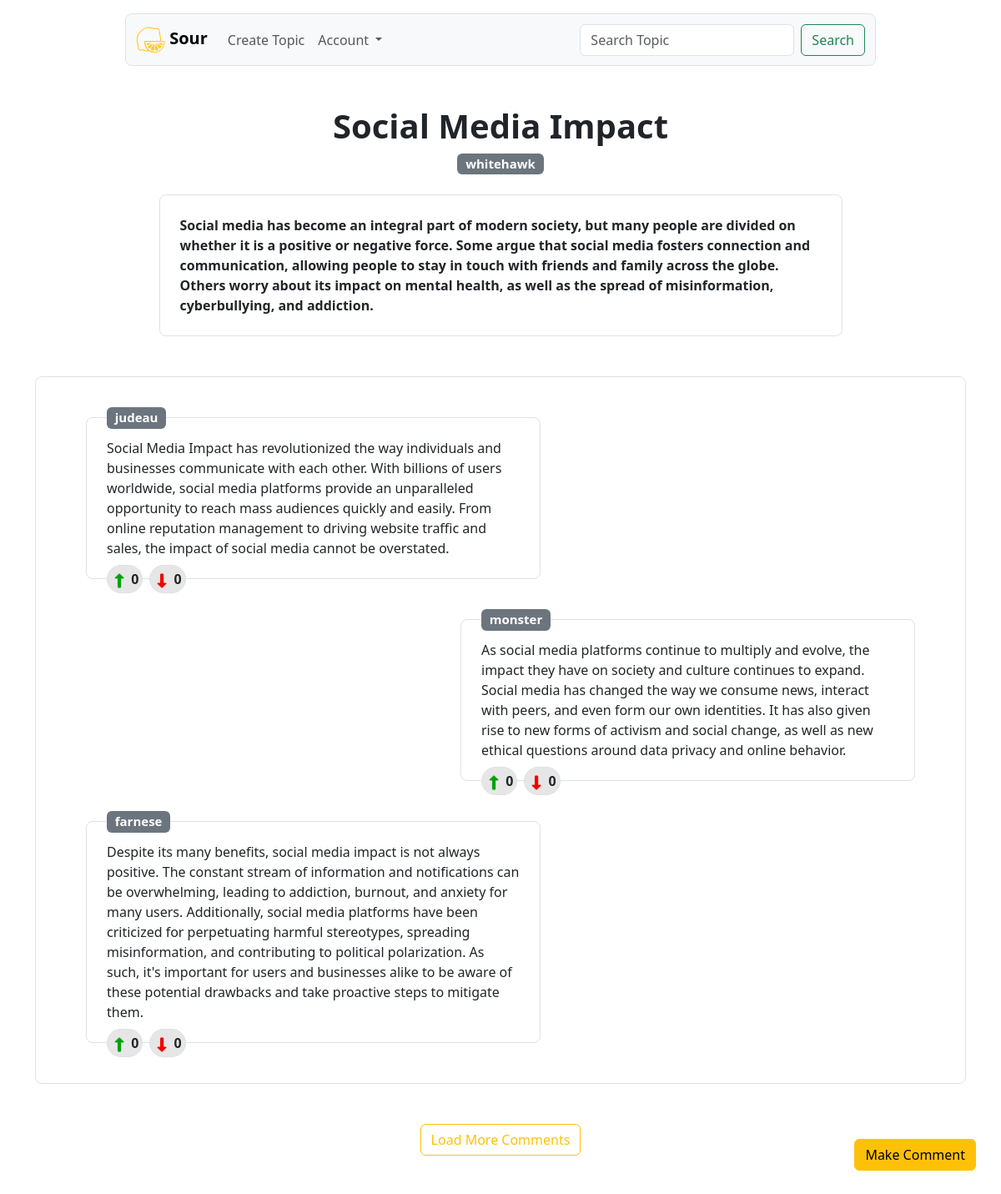
Screenshot of /topic/9965c54ac0b14ef9b6b912143dc42097/ with the database file from the repository.
### sour_acm412/models.py (models this page shows, shortened)
class Topics(models.Model):
    id = models.UUIDField(primary_key=True, default=uuid.uuid4)
    title = models.CharField(max_length=50, unique=True)
    origin_comment = models.CharField(max_length=1000)
    user_id = models.ForeignKey(Users, on_delete=models.CASCADE)
    created_at = models.DateTimeField(default=timezone.now)

class Users(models.Model):
    id = models.UUIDField(primary_key=True, default=uuid.uuid4)
    firstname = models.CharField(max_length=50)
    lastname = models.CharField(max_length=50)
    email = models.EmailField(unique=True)
    username = models.CharField(max_length=50, unique=True)
    password = models.CharField(max_length=255)
    summary =  models.CharField(max_length=255, default="Hi, I'm [username], and I'm excited to be part of the conversation here on Sour! I enjoy sharing my thoughts and engaging with others on various topics such as [list your interests].")
    profile_picture = models.CharField(max_length=255, default="pp.svg")
    created_at = models.DateTimeField(default=timezone.now)

class Comments(models.Model):
    id = models.UUIDField(primary_key=True, default=uuid.uuid4)
    comment = models.CharField(max_length=1000)
    user_id = models.ForeignKey(Users, on_delete=models.CASCADE)
    topic_id = models.ForeignKey(Topics, on_delete=models.CASCADE)
    created_at = models.DateTimeField(default=timezone.now)

### sour_acm412/views.py (the view)
# urls.py: path('topic/<str:topic_id>/', TopicView, name='topic'),
def TopicView(request, topic_id):
    topic = Topics.objects.get(id=topic_id)
    comments = Comments.objects.filter(topic_id = topic.id)[:4]
    context = {
        "topic_id" : topic.id,
        "title" : topic.title,
        "username" : topic.user_id.username,
        "user_id" : topic.user_id.id,
        "origin_comment" : topic.origin_comment,
        "comments" : [
                {
                    "comment_id" : comment.id,
                    "comment_username" : comment.user_id.username, # since user_id column refers to the Users Model we can fetch any info from Users model through user_id column
                    "comment_user_id" : comment.user_id.id,
                    "comment_content" : comment.comment,
                    "comment_upvotes" : comment.upvotes.count(),
                    "comment_downvotes" : comment.downvotes.count()
                } for comment in comments
        ]
    }
    if "user_id" in request.session:
        context["authenticated"] = True
        context['current_user'] = request.session["user_id"]
    if "logout" in request.POST:
        del request.session["user_id"]
        context['authenticated'] = False
    return render(request, 'topic.html', context=context)

### sour_acm412/templates/topic.html (shortened to what this page needs)
{% extends 'master.html' %} {% load static %}  {% block body_content %}
  <nav class="navbar navbar-expand-lg bg-light mx-auto mt-3 mb-5 rounded-3 border w-75">
    <div class="container-fluid">
      <a class="navbar-brand fw-bold" href="/">
        <img src="{% static 'sour.svg' %}" alt="sour icon" width="35"> Sour </a>
      <div class="collapse navbar-collapse" id="navbarSupportedContent">
        <ul class="navbar-nav me-auto mb-2 mb-lg-0">
          <li class="nav-item">
            <a class="nav-link" style="bottom:30px; right: 30px;" data-bs-toggle="modal" data-bs-target="#create-topic-modal" href="#">Create Topic</a>
          </li>
          <li class="nav-item dropdown">
            <a class="nav-link dropdown-toggle" href="#" role="button" data-bs-toggle="dropdown" aria-expanded="false"> Account </a>
          </li>
        </ul>
        <form class="d-flex" role="search">
          <input class="form-control me-2" type="search" placeholder="Search Topic" aria-label="Search">
          <button class="btn btn-outline-success" type="submit">Search</button> {% csrf_token %}
        </form>
      </div>
    </div>
  </nav>
  <div class="container">
    <div class="container">
      <h1 class="text-center fw-bold">{{ title }}</h1>
      <h5 class="text-center mb-4">
        <span class="badge bg-secondary"> <a href="/profile/{{ user_id }}"> {{ username }} </a> </span>
      </h5>
      <div class="w-75 mx-auto border rounded-3 p-4 mb-5 position-relative fw-bold">{{ origin_comment }}</div>
    </div>
    <div class="container border rounded-3"> {% for comment in comments %}
      <div class="{% if forloop.counter0|divisibleby:2 %}
              me-auto
              {% else %}
              ms-auto
              {% endif %} border rounded-3 p-4 m-5 position-relative topic-comment">{{ comment.comment_content }}
        <div class="d-flex position-absolute fw-bold" style="bottom:-18px; cursor: pointer;">
          <div class="border border-1 rounded-5 p-1 me-2" style="background-color: rgb(231, 230, 230);">
            <img src="{% static 'up.png' %}" alt="upvote icon" width="20px"> {{ comment.comment_upvotes }}
          </div>
          <div class="border border-1 rounded-5 p-1" style="background-color: rgb(231, 230, 230);">
            <img src="{% static 'down.png' %}" alt="upvote icon" width="20px"> {{ comment.comment_downvotes }}
          </div>
        </div>
        <div class="position-absolute" style="top:-14px;">
          <h5 class="text-center mb-4">
            <span class="badge bg-secondary"> <a href="/profile/{{ comment.comment_user_id }}"> {{ comment.comment_username }} </a> </span>
          </h5>
        </div>
      </div> {% endfor %}
    </div>
  </div>
  <button class="btn btn-outline-warning mx-auto my-5 d-block">Load More Comments</button>
  <button type="button" class="btn btn-warning position-fixed" style="bottom:30px; right: 30px;" data-bs-toggle="modal" data-bs-target="#create-comment-modal">Make Comment</button>
   {% endblock body_content %}

### sour_acm412/templates/topic.html (style rules this page uses)
a { text-decoration: none; color: white }
@media only screen and (min-width: 769px) { .topic-comment { width: 50%; } }

### rows the page displays
Topics: title "Social Media Impact", origin_comment "Social media has become an integral part of modern society, but many people are divided on whether it is a positive or negative force. Some argue that social media fosters connection and communication, allowing people to stay in touch with friends and family across the globe. Others worry about its impact on mental health, as well as the spread of misinformation, cyberbullying, and addiction."
Users: username "whitehawk"
Comments: comment_content "Social Media Impact has revolutionized the way individuals and businesses communicate with each other. With billions of users worldwide, social media platforms provide an unparalleled opportunity to reach mass audiences quickly and easily. From online reputation management to driving website traffic and sales, the impact of social media cannot be overstated."
Users: comment_username "judeau"
Comments: comment_content "As social media platforms continue to multiply and evolve, the impact they have on society and culture continues to expand. Social media has changed the way we consume news, interact with peers, and even form our own identities. It has also given rise to new forms of activism and social change, as well as new ethical questions around data privacy and online behavior."
Users: comment_username "monster"
Comments: comment_content "Despite its many benefits, social media impact is not always positive. The constant stream of information and notifications can be overwhelming, leading to addiction, burnout, and anxiety for many users. Additionally, social media platforms have been criticized for perpetuating harmful stereotypes, spreading misinformation, and contributing to political polarization. As such, it's important for users and businesses alike to be aware of these potential drawbacks and take proactive steps to mitigate them."
Users: comment_username "farnese"

### other values shown
{{ comment.comment_upvotes }} "0" "0" "0"
{{ comment.comment_downvotes }} "0" "0" "0"
